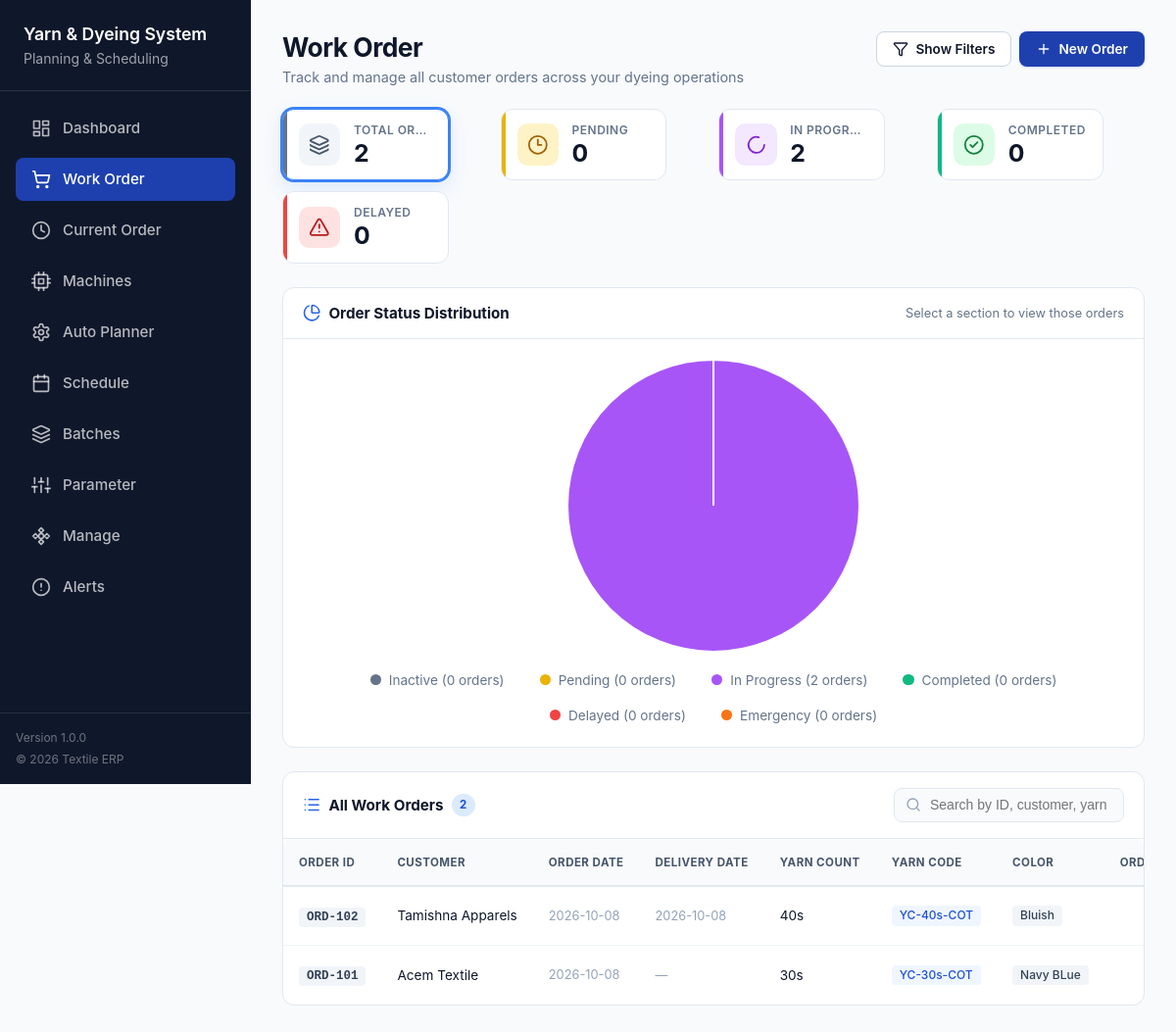
Screenshot of /orders/ with the database file from the repository.
### dpms_app/models.py (models this page shows, shortened)
class Order(models.Model):
    STATUS_CHOICES = [
        ('Inactive', 'Inactive'),
        ('Pending', 'Pending'),
        ('In Progress', 'In Progress'),
        ('Completed', 'Completed'),
        ('Delayed', 'Delayed'),
        ('Emergency', 'Emergency'),
    ]
    APPROVAL_CHOICES = [
        ('yes', 'Yes'),
        ('no', 'No'),
    ]
    PRIORITY_CHOICES = [
        ('Normal', 'Normal'),
        ('Emergency', 'Emergency'),
        ('High', 'High'),
        ('Low', 'Low'),
    ]
    order_id = models.CharField(max_length=20, unique=True, blank=True)
    customer_name = models.CharField(max_length=200)
    order_date = models.DateField()
    delivery_date = models.DateField(blank=True, null=True)
    ref_no_buyers = models.CharField(max_length=200, blank=True, null=True)
    work_order_remark = models.CharField(max_length=300, blank=True, null=True)
    comments = models.TextField(blank=True, null=True)
    yarn_count = models.CharField(max_length=100)
    yarn_code = models.CharField(max_length=100)
    color = models.CharField(max_length=100)
    approval = models.CharField(max_length=3, choices=APPROVAL_CHOICES, default='no')
    order_qty = models.FloatField(default=0)
    party_yarn = models.FloatField(default=0)
    store_yarn = models.FloatField(default=0)
    add_percent_yn = models.FloatField(default=0)
    dyeing_qty = models.FloatField(default=0)
    reject_qty = models.FloatField(default=0)
    dyed_bal_qty = models.FloatField(default=0)
    finish_qty = models.FloatField(default=0)
    del_qty = models.FloatField(default=0)
    held_up_qty = models.FloatField(default=0)
    delivery_return = models.FloatField(default=0)
    delivery_qty = models.FloatField(default=0)
    status = models.CharField(max_length=30, choices=STATUS_CHOICES, default='Pending')
    priority = models.CharField(max_length=20, choices=PRIORITY_CHOICES, default='Normal')
    is_planned = models.BooleanField(default=False)
    current_step = models.CharField(max_length=100, blank=True, null=True)
    created_at = models.DateTimeField(auto_now_add=True)
    updated_at = models.DateTimeField(auto_now=True)
    class Meta:
        ordering = ['-created_at']
        verbose_name = 'Order'
        verbose_name_plural = 'Orders'

### dpms_app/views.py (the view)
# urls.py: path('orders/', views.orders_page, name='orders'),
def orders_page(request):
    initial_filter = request.GET.get('filter', None)
    all_orders = Order.objects.all().order_by('-created_at')
    orders = all_orders
    valid_statuses = ('Inactive', 'Pending', 'In Progress', 'Completed', 'Delayed', 'Emergency')
    if initial_filter in valid_statuses:
        orders = orders.filter(status=initial_filter)
    elif initial_filter == 'Planned':
        orders = orders.filter(is_planned=True)
    else:
        initial_filter = None
    def get_param_values(folder_name):
        folder = ParameterFolder.objects.filter(name__iexact=folder_name).first()
        if not folder:
            return []
        return list(
            folder.parameters.filter(is_active=True)
            .order_by('display_order', 'name')
            .values_list('name', flat=True)
        )
    customer_values   = get_param_values('Customer')
    ref_values        = get_param_values('Ref No')
    yarn_count_values = get_param_values('Yarn Count')
    yarn_code_values  = get_param_values('Yarn Code')
    color_values      = get_param_values('Color')
    paginator = Paginator(orders, 10)
    page_number = request.GET.get('page', 1)
    page_obj = paginator.get_page(page_number)
    unique_customers   = list(all_orders.values_list('customer_name', flat=True).distinct().order_by('customer_name'))
    unique_yarn_counts = list(all_orders.values_list('yarn_count', flat=True).distinct().order_by('yarn_count'))
    unique_yarn_codes  = list(all_orders.values_list('yarn_code', flat=True).distinct().order_by('yarn_code'))
    unique_colors      = list(all_orders.values_list('color', flat=True).distinct().order_by('color'))
    status_chart_data = [
        {
            'name': status,
            'count': all_orders.filter(status=status).count(),
            'color': color,
        }
        for status, color in (
            ('Inactive', '#64748b'),
            ('Pending', '#eab308'),
            ('In Progress', '#a855f7'),
            ('Completed', '#10b981'),
            ('Delayed', '#ef4444'),
            ('Emergency', '#f97316'),
        )
    ]
    context = {
        'orders': page_obj,
        'page_obj': page_obj,
        'paginator': paginator,
        'initial_filter': initial_filter,
        'active_view': 'orders',
        'rejection_count': 0,
        'total_orders': all_orders.count(),
        'inactive_count': all_orders.filter(status='Inactive').count(),
        'pending_count': all_orders.filter(status='Pending').count(),
        'in_progress_count': all_orders.filter(status='In Progress').count(),
        'completed_count': all_orders.filter(status='Completed').count(),
        'delayed_count': all_orders.filter(status='Delayed').count(),
        'emergency_count': all_orders.filter(status='Emergency').count(),
        'planned_count': all_orders.filter(is_planned=True).count(),
        'status_chart_data': status_chart_data,
        'customer_values': customer_values,
        'ref_values': ref_values,
        'yarn_count_values': yarn_count_values,
        'yarn_code_values': yarn_code_values,
        'color_values': color_values,
        'unique_customers': unique_customers,
        'unique_yarn_counts': unique_yarn_counts,
        'unique_yarn_codes': unique_yarn_codes,
        'unique_colors': unique_colors,
    }
    return render(request, 'order/orders.html', context)

### dpms_app/templates/order/orders.html (shortened to what this page needs)
{% extends 'base.html' %}
{% load static %}
{% block extra_css %}
<link rel="stylesheet" href="{% static 'css/orders.css' %}" />
{% endblock %}
{% block content %}
<div class="orders-page">
  <div class="orders-header">
    <div class="orders-header-left">
      <h1 class="orders-title">Work Order</h1>
      <p class="orders-subtitle">
        Track and manage all customer orders across your dyeing operations
      </p>
    </div>
    <div class="orders-header-right">
      <button class="btn btn-outline" id="toggleFiltersBtn">
        <i data-lucide="filter"></i>
        <span id="toggleFiltersLabel">Show Filters</span>
      </button>
      <button class="btn btn-primary" id="openNewOrderModal">
        <i data-lucide="plus"></i>
        New Order
      </button>
    </div>
  </div>
  <section class="summary-grid" aria-label="Work order summary">
    <button type="button" class="summary-card summary-card-total" data-filter="all">
      <span class="summary-icon"><i data-lucide="layers"></i></span>
      <span class="summary-content">
        <span class="summary-title">Total Orders</span>
        <span class="summary-value">{{ total_orders }}</span>
      </span>
    </button>
    <button type="button" class="summary-card summary-card-pending" data-filter="Pending">
      <span class="summary-icon"><i data-lucide="clock-3"></i></span>
      <span class="summary-content">
        <span class="summary-title">Pending</span>
        <span class="summary-value">{{ pending_count }}</span>
      </span>
    </button>
    <button type="button" class="summary-card summary-card-progress" data-filter="In Progress">
      <span class="summary-icon"><i data-lucide="loader-circle"></i></span>
      <span class="summary-content">
        <span class="summary-title">In Progress</span>
        <span class="summary-value">{{ in_progress_count }}</span>
      </span>
    </button>
    <button type="button" class="summary-card summary-card-completed" data-filter="Completed">
      <span class="summary-icon"><i data-lucide="circle-check"></i></span>
      <span class="summary-content">
        <span class="summary-title">Completed</span>
        <span class="summary-value">{{ completed_count }}</span>
      </span>
    </button>
    <button type="button" class="summary-card summary-card-delayed" data-filter="Delayed">
      <span class="summary-icon"><i data-lucide="triangle-alert"></i></span>
      <span class="summary-content">
        <span class="summary-title">Delayed</span>
        <span class="summary-value">{{ delayed_count }}</span>
      </span>
    </button>
  </section>
  <section class="panel status-chart-panel">
    <div class="panel-header">
      <div class="panel-title-wrap">
        <i data-lucide="chart-pie" class="icon-blue"></i>
        <h2 class="panel-title">Order Status Distribution</h2>
      </div>
      <span class="chart-hint">Select a section to view those orders</span>
    </div>
    <div class="panel-body">
      <div class="chart-container chart-pie">
        <canvas id="orderPieChart" aria-label="Order counts by status" role="img"></canvas>
      </div>
      <div class="chart-legend" id="orderPieLegend"></div>
    </div>
  </section>
  <div class="panel" id="ordersTablePanel">
    <div class="panel-header">
      <div class="panel-title-wrap">
        <i data-lucide="list" class="icon-blue"></i>
        <h3 class="panel-title">
          <span id="ordersTableTitle">All Work Orders</span>
          <span class="panel-count-badge" id="filteredCount">{{ page_obj.paginator.count }}</span>
        </h3>
      </div>
      <div class="panel-actions">
        <div class="search-wrap">
          <i data-lucide="search" class="search-icon"></i>
          <input
            type="text"
            id="searchInput"
            class="search-input"
            placeholder="Search by ID, customer, yarn..."
          />
        </div>
      </div>
    </div>
    <div class="panel-body panel-body-no-pad">
      <div class="table-wrap">
        <table class="data-table" id="ordersTable">
          <thead>
            <tr>
              <th>Order ID</th>
              <th>Customer</th>
              <th>Order Date</th>
              <th>Delivery Date</th>
              <th>Yarn Count</th>
              <th>Yarn Code</th>
              <th>Color</th>
              <th class="text-right">Order Qty</th>
            </tr>
          </thead>
          <tbody id="ordersTableBody">
            {% for order in orders %}
            <tr
              data-id="{{ order.order_id }}"
              data-href="{% url 'dpms_app:current_order_detail' order.order_id %}"
              data-status="{{ order.status }}"
              data-customer="{{ order.customer_name }}"
              data-yarn-count="{{ order.yarn_count }}"
              data-yarn-code="{{ order.yarn_code }}"
              data-color="{{ order.color }}"
              data-qty="{{ order.order_qty }}"
              data-planned="{{ order.is_planned|yesno:'true,false' }}"
              data-date="{{ order.order_date|date:'Y-m-d' }}"
              data-delivery-date="{{ order.delivery_date|date:'Y-m-d' }}"
              data-party-yarn="{{ order.party_yarn }}"
              data-store-yarn="{{ order.store_yarn }}"
              data-ref-no="{{ order.ref_no_buyers|default:'' }}"
              data-work-order="{{ order.work_order_remark|default:'' }}"
              data-comments="{{ order.comments|default:'' }}"
              data-add-percent="{{ order.add_percent_yn|default:0 }}"
              data-dyeing-qty="{{ order.dyeing_qty|default:0 }}"
              data-reject-qty="{{ order.reject_qty|default:0 }}"
              data-dyed-bal="{{ order.dyed_bal_qty|default:0 }}"
              data-finish-qty="{{ order.finish_qty|default:0 }}"
              data-del-qty="{{ order.del_qty|default:0 }}"
              data-held-up="{{ order.held_up_qty|default:0 }}"
              data-delivery-return="{{ order.delivery_return|default:0 }}"
              data-delivery-qty="{{ order.delivery_qty|default:0 }}"
              class="order-row {% if order.status == 'Emergency' %}row-emergency{% endif %}"
            >
              <td><span class="order-id">{{ order.order_id }}</span></td>
              <td class="cell-customer">{{ order.customer_name }}</td>
              <td class="text-muted">{{ order.order_date|date:'Y-m-d' }}</td>
              <td class="text-muted">{{ order.delivery_date|date:'Y-m-d'|default:'—' }}</td>
              <td>{{ order.yarn_count }}</td>
              <td><span class="code-chip">{{ order.yarn_code }}</span></td>
              <td><span class="color-chip">{{ order.color }}</span></td>
              <td class="text-right cell-qty"><strong>{{ order.order_qty }}</strong></td>
            </tr>
            {% endfor %}
          </tbody>
        </table>
      </div>
    </div>
  </div>
</div>
{% endblock %}

### dpms_app/static/css/sidebar.css (style rules this page uses)
* { box-sizing: border-box; }
html, body { margin: 0; padding: 0; background: #f8fafc; font-family: -apple-system, BlinkMacSystemFont, "Segoe UI", Roboto, "Helvetica Neue", Arial, sans-serif; -webkit-font-smoothing: antialiased; }

### rows the page displays
Order: order_id "ORD-102", customer_name "Tamishna Apparels", order_date "2026-10-08", delivery_date "2026-10-08", yarn_count "40s", yarn_code "YC-40s-COT", color "Bluish"
Order: order_id "ORD-101", customer_name "Acem Textile", order_date "2026-10-08", delivery_date "—", yarn_count "30s", yarn_code "YC-30s-COT", color "Navy BLue"

### other values shown
{{ total_orders }} "2"
{{ pending_count }} "0"
{{ in_progress_count }} "2"
{{ completed_count }} "0"
{{ delayed_count }} "0"
{{ page_obj.paginator.count }} "2"
